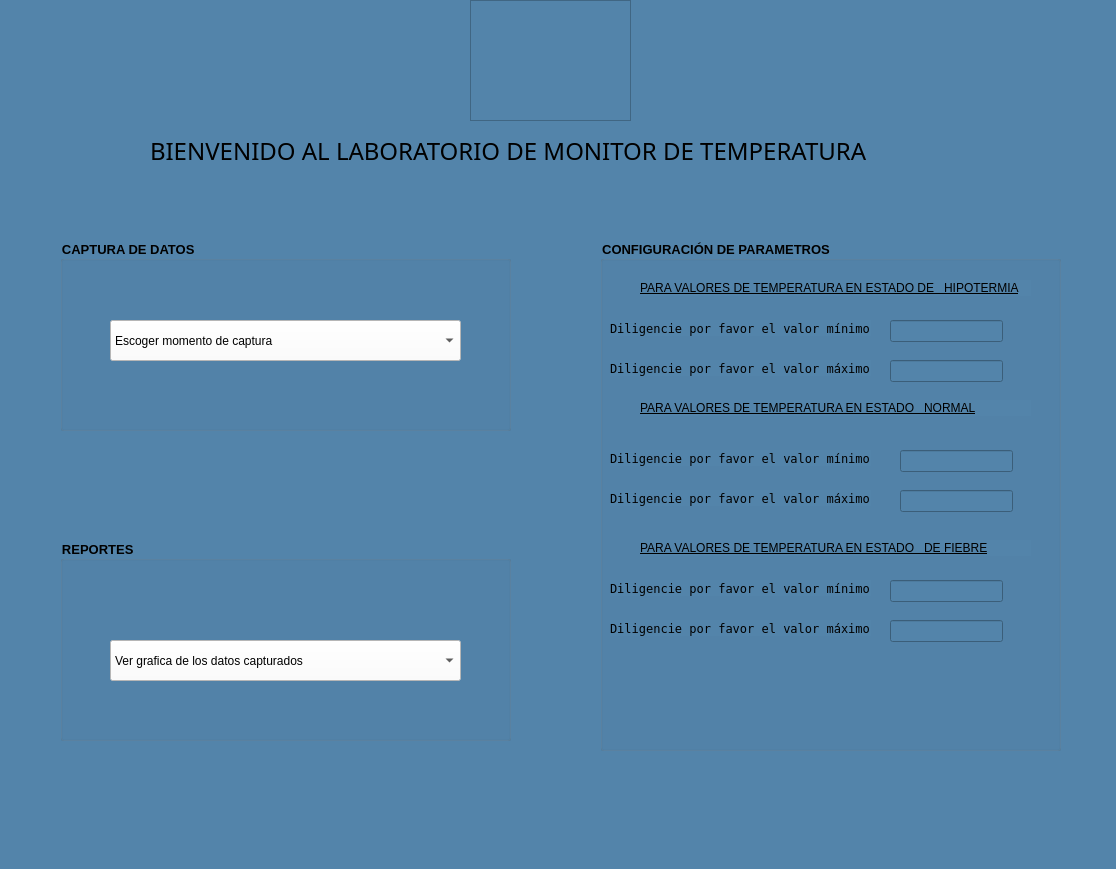
<?xml version="1.0" encoding="UTF-8"?>
<ui version="4.0">
 <class>MainWindow</class>
 <widget class="QMainWindow" name="MainWindow">
  <property name="geometry">
   <rect>
    <x>0</x>
    <y>0</y>
    <width>1116</width>
    <height>869</height>
   </rect>
  </property>
  <property name="windowTitle">
   <string>MainWindow</string>
  </property>
  <property name="styleSheet">
   <string notr="true">background-color: rgb(83, 132, 170);</string>
  </property>
  <widget class="QWidget" name="centralwidget">
   <widget class="QGroupBox" name="groupBox">
    <property name="geometry">
     <rect>
      <x>60</x>
      <y>240</y>
      <width>451</width>
      <height>191</height>
     </rect>
    </property>
    <property name="font">
     <font>
      <pointsize>10</pointsize>
      <weight>75</weight>
      <bold>true</bold>
     </font>
    </property>
    <property name="title">
     <string>CAPTURA DE DATOS </string>
    </property>
    <widget class="QComboBox" name="captura">
     <property name="geometry">
      <rect>
       <x>50</x>
       <y>80</y>
       <width>351</width>
       <height>41</height>
      </rect>
     </property>
     <property name="styleSheet">
      <string notr="true">background-color: rgb(255, 255, 255);</string>
     </property>
     <item>
      <property name="text">
       <string>Escoger momento de captura</string>
      </property>
     </item>
     <item>
      <property name="text">
       <string>Escoger momento de capura con grafica en tiempo real </string>
      </property>
     </item>
    </widget>
   </widget>
   <widget class="QLabel" name="label">
    <property name="geometry">
     <rect>
      <x>150</x>
      <y>100</y>
      <width>881</width>
      <height>101</height>
     </rect>
    </property>
    <property name="font">
     <font>
      <family>Algerian</family>
      <pointsize>18</pointsize>
     </font>
    </property>
    <property name="text">
     <string>BIENVENIDO AL LABORATORIO DE MONITOR DE TEMPERATURA</string>
    </property>
   </widget>
   <widget class="QGroupBox" name="groupBox_2">
    <property name="geometry">
     <rect>
      <x>600</x>
      <y>240</y>
      <width>461</width>
      <height>511</height>
     </rect>
    </property>
    <property name="font">
     <font>
      <pointsize>10</pointsize>
      <weight>75</weight>
      <bold>true</bold>
     </font>
    </property>
    <property name="title">
     <string>CONFIGURACIÓN DE PARAMETROS</string>
    </property>
    <widget class="QLineEdit" name="lineEdit">
     <property name="geometry">
      <rect>
       <x>290</x>
       <y>80</y>
       <width>113</width>
       <height>22</height>
      </rect>
     </property>
    </widget>
    <widget class="QLabel" name="label_2">
     <property name="geometry">
      <rect>
       <x>40</x>
       <y>40</y>
       <width>391</width>
       <height>16</height>
      </rect>
     </property>
     <property name="font">
      <font>
       <family>Nirmala UI</family>
       <weight>50</weight>
       <bold>false</bold>
       <underline>true</underline>
      </font>
     </property>
     <property name="text">
      <string>PARA VALORES DE TEMPERATURA EN ESTADO DE   HIPOTERMIA</string>
     </property>
    </widget>
    <widget class="QLabel" name="label_3">
     <property name="geometry">
      <rect>
       <x>10</x>
       <y>80</y>
       <width>261</width>
       <height>16</height>
      </rect>
     </property>
     <property name="font">
      <font>
       <family>NSimSun</family>
       <weight>50</weight>
       <bold>false</bold>
      </font>
     </property>
     <property name="text">
      <string>Diligencie por favor el valor mínimo</string>
     </property>
    </widget>
    <widget class="QLabel" name="label_4">
     <property name="geometry">
      <rect>
       <x>10</x>
       <y>120</y>
       <width>261</width>
       <height>16</height>
      </rect>
     </property>
     <property name="font">
      <font>
       <family>NSimSun</family>
       <weight>50</weight>
       <bold>false</bold>
      </font>
     </property>
     <property name="text">
      <string>Diligencie por favor el valor máximo</string>
     </property>
    </widget>
    <widget class="QLineEdit" name="lineEdit_2">
     <property name="geometry">
      <rect>
       <x>290</x>
       <y>120</y>
       <width>113</width>
       <height>22</height>
      </rect>
     </property>
    </widget>
    <widget class="QLabel" name="label_5">
     <property name="geometry">
      <rect>
       <x>40</x>
       <y>160</y>
       <width>391</width>
       <height>16</height>
      </rect>
     </property>
     <property name="font">
      <font>
       <family>Nirmala UI</family>
       <weight>50</weight>
       <bold>false</bold>
       <underline>true</underline>
      </font>
     </property>
     <property name="text">
      <string>PARA VALORES DE TEMPERATURA EN ESTADO   NORMAL</string>
     </property>
    </widget>
    <widget class="QLabel" name="label_6">
     <property name="geometry">
      <rect>
       <x>10</x>
       <y>210</y>
       <width>261</width>
       <height>16</height>
      </rect>
     </property>
     <property name="font">
      <font>
       <family>NSimSun</family>
       <weight>50</weight>
       <bold>false</bold>
      </font>
     </property>
     <property name="text">
      <string>Diligencie por favor el valor mínimo</string>
     </property>
    </widget>
    <widget class="QLineEdit" name="lineEdit_3">
     <property name="geometry">
      <rect>
       <x>300</x>
       <y>210</y>
       <width>113</width>
       <height>22</height>
      </rect>
     </property>
    </widget>
    <widget class="QLabel" name="label_7">
     <property name="geometry">
      <rect>
       <x>10</x>
       <y>250</y>
       <width>261</width>
       <height>16</height>
      </rect>
     </property>
     <property name="font">
      <font>
       <family>NSimSun</family>
       <weight>50</weight>
       <bold>false</bold>
      </font>
     </property>
     <property name="text">
      <string>Diligencie por favor el valor máximo</string>
     </property>
    </widget>
    <widget class="QLineEdit" name="lineEdit_4">
     <property name="geometry">
      <rect>
       <x>300</x>
       <y>250</y>
       <width>113</width>
       <height>22</height>
      </rect>
     </property>
    </widget>
    <widget class="QLabel" name="label_8">
     <property name="geometry">
      <rect>
       <x>40</x>
       <y>300</y>
       <width>391</width>
       <height>16</height>
      </rect>
     </property>
     <property name="font">
      <font>
       <family>Nirmala UI</family>
       <weight>50</weight>
       <bold>false</bold>
       <underline>true</underline>
      </font>
     </property>
     <property name="text">
      <string>PARA VALORES DE TEMPERATURA EN ESTADO   DE FIEBRE</string>
     </property>
    </widget>
    <widget class="QLabel" name="label_9">
     <property name="geometry">
      <rect>
       <x>10</x>
       <y>340</y>
       <width>261</width>
       <height>16</height>
      </rect>
     </property>
     <property name="font">
      <font>
       <family>NSimSun</family>
       <weight>50</weight>
       <bold>false</bold>
      </font>
     </property>
     <property name="text">
      <string>Diligencie por favor el valor mínimo</string>
     </property>
    </widget>
    <widget class="QLabel" name="label_10">
     <property name="geometry">
      <rect>
       <x>10</x>
       <y>380</y>
       <width>261</width>
       <height>16</height>
      </rect>
     </property>
     <property name="font">
      <font>
       <family>NSimSun</family>
       <weight>50</weight>
       <bold>false</bold>
      </font>
     </property>
     <property name="text">
      <string>Diligencie por favor el valor máximo</string>
     </property>
    </widget>
    <widget class="QLineEdit" name="lineEdit_5">
     <property name="geometry">
      <rect>
       <x>290</x>
       <y>340</y>
       <width>113</width>
       <height>22</height>
      </rect>
     </property>
    </widget>
    <widget class="QLineEdit" name="lineEdit_6">
     <property name="geometry">
      <rect>
       <x>290</x>
       <y>380</y>
       <width>113</width>
       <height>22</height>
      </rect>
     </property>
    </widget>
   </widget>
   <widget class="QGroupBox" name="groupBox_3">
    <property name="geometry">
     <rect>
      <x>60</x>
      <y>540</y>
      <width>451</width>
      <height>201</height>
     </rect>
    </property>
    <property name="font">
     <font>
      <pointsize>10</pointsize>
      <weight>75</weight>
      <bold>true</bold>
     </font>
    </property>
    <property name="title">
     <string>REPORTES </string>
    </property>
    <widget class="QComboBox" name="reportes">
     <property name="geometry">
      <rect>
       <x>50</x>
       <y>100</y>
       <width>351</width>
       <height>41</height>
      </rect>
     </property>
     <property name="styleSheet">
      <string notr="true">background-color: rgb(255, 255, 255);</string>
     </property>
     <item>
      <property name="text">
       <string>Ver grafica de los datos capturados</string>
      </property>
     </item>
     <item>
      <property name="text">
       <string>Valor maximo</string>
      </property>
     </item>
     <item>
      <property name="text">
       <string>Valor minimo</string>
      </property>
     </item>
     <item>
      <property name="text">
       <string>Promedio de temperatura</string>
      </property>
     </item>
    </widget>
   </widget>
   <widget class="QFrame" name="escuela">
    <property name="geometry">
     <rect>
      <x>470</x>
      <y>0</y>
      <width>161</width>
      <height>121</height>
     </rect>
    </property>
    <property name="frameShape">
     <enum>QFrame::StyledPanel</enum>
    </property>
    <property name="frameShadow">
     <enum>QFrame::Raised</enum>
    </property>
   </widget>
  </widget>
  <widget class="QMenuBar" name="menubar">
   <property name="geometry">
    <rect>
     <x>0</x>
     <y>0</y>
     <width>1116</width>
     <height>26</height>
    </rect>
   </property>
  </widget>
  <widget class="QStatusBar" name="statusbar"/>
 </widget>
 <resources/>
 <connections/>
</ui>
